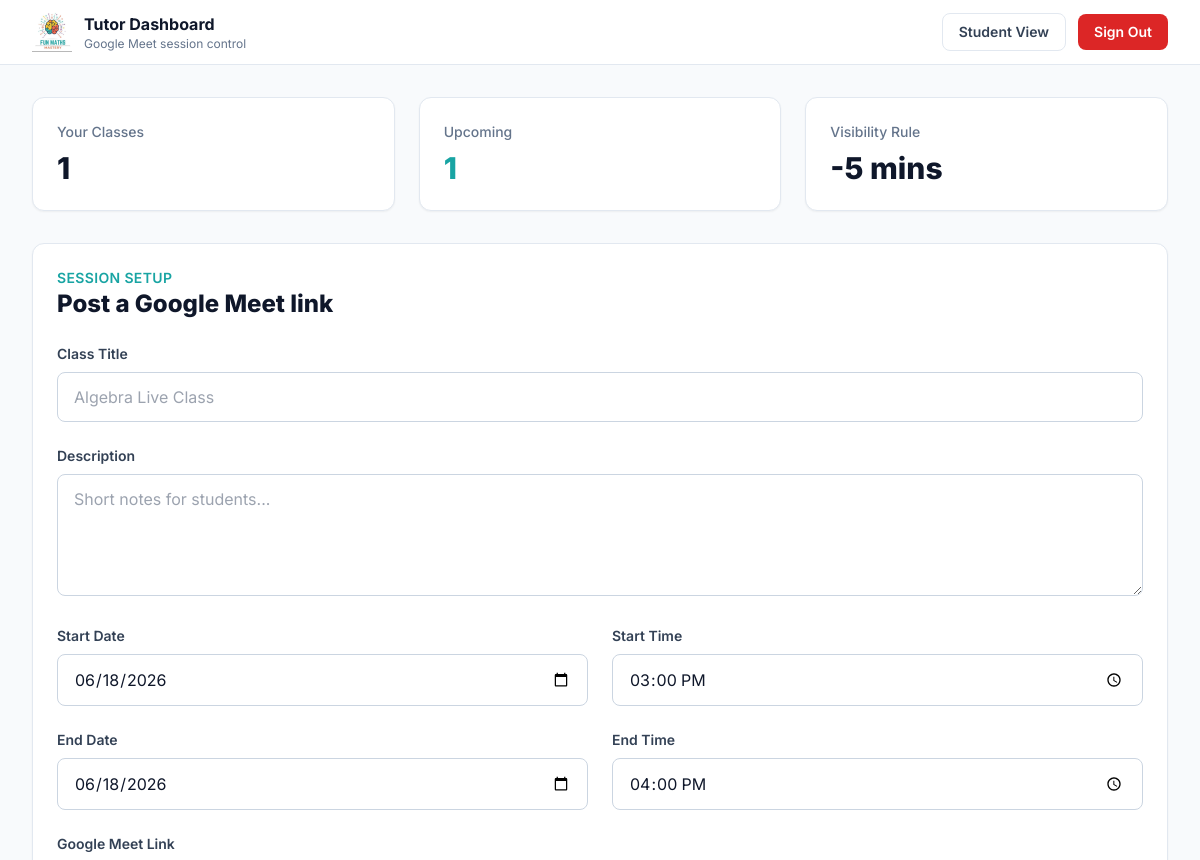
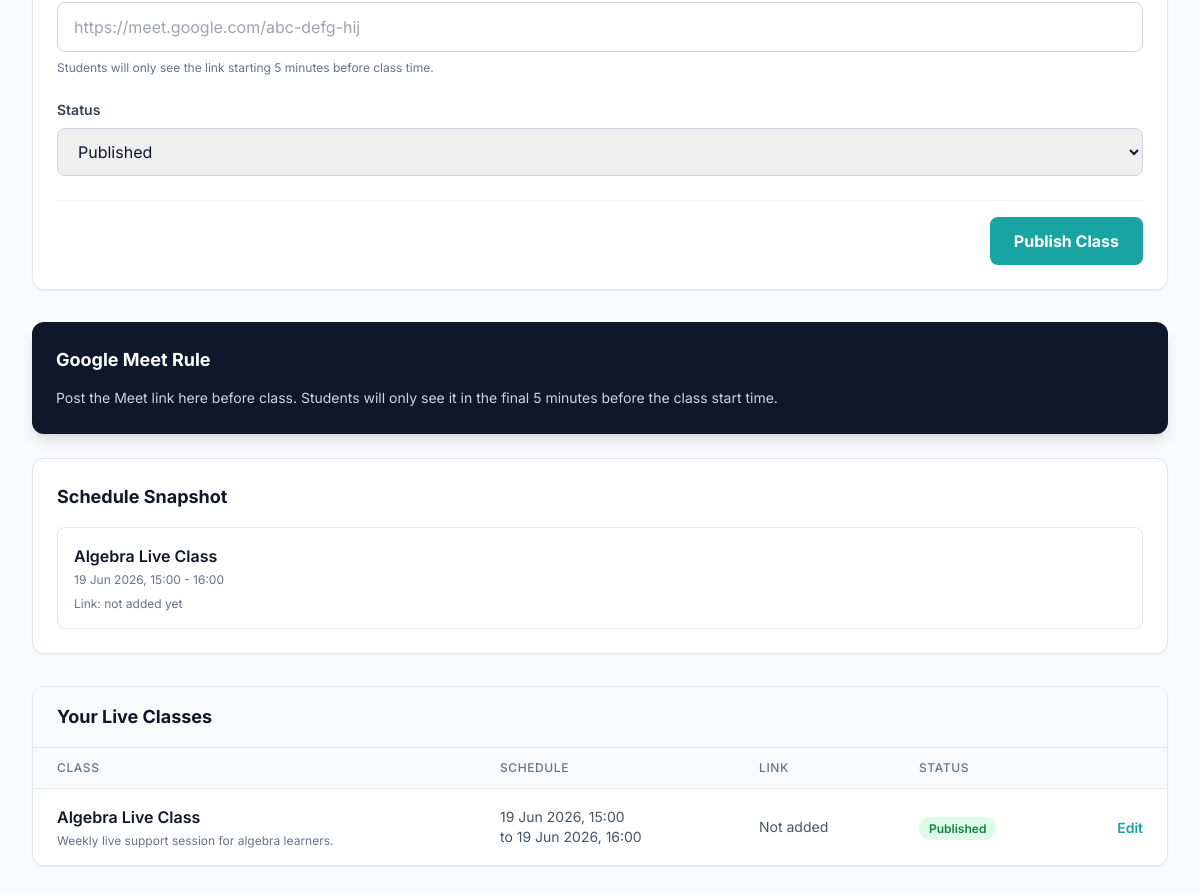
Page /app/tutor-dashboard.php (signed in) on the committed database (2 pictures, top to bottom).
### tables this page shows
CREATE TABLE live_classes (
            id INTEGER PRIMARY KEY AUTOINCREMENT,
            tutor_id INTEGER NOT NULL,
            title TEXT NOT NULL,
            description TEXT,
            start_at DATETIME NOT NULL,
            end_at DATETIME NOT NULL,
            meet_link TEXT DEFAULT NULL,
            status TEXT DEFAULT 'published',
            created_at DATETIME DEFAULT CURRENT_TIMESTAMP,
            updated_at DATETIME DEFAULT CURRENT_TIMESTAMP
        );

### app/config/functions.php (called while the page is built, shortened)
<?php
function h($string) {
    return htmlspecialchars($string, ENT_QUOTES, 'UTF-8');
}
function getLiveClasses($filters = []) {
    global $pdo;
    $sql = "
        SELECT lc.*, u.name AS tutor_name, u.email AS tutor_email
        FROM live_classes lc
        LEFT JOIN users u ON lc.tutor_id = u.id
        WHERE 1=1
    ";
    $params = [];
    if (isset($filters['tutor_id'])) {
        $sql .= " AND lc.tutor_id = ?";
        $params[] = (int) $filters['tutor_id'];
    }
    if (!empty($filters['upcoming_only'])) {
        $sql .= " AND lc.end_at >= datetime('now')";
    }
    $sql .= " ORDER BY lc.start_at ASC, lc.id DESC";
    $stmt = $pdo->prepare($sql);
    $stmt->execute($params);
    return $stmt->fetchAll(PDO::FETCH_ASSOC);
}
    ?>

### app/tutor-dashboard.php (the view, shortened to what this page needs)
<?php
require_once 'config/db.php';
require_once 'config/functions.php';
$role = $_SESSION['role'] ?? 'student';
$userId = (int) ($_SESSION['user_id'] ?? 0);
$isEditing = false;
$editClass = null;
$scopeTutorId = isAdmin() && isset($_GET['tutor_id']) ? (int) $_GET['tutor_id'] : 0;
if (isAdmin() && $scopeTutorId > 0) {
    $upcomingClasses = getLiveClasses([
        'tutor_id' => $scopeTutorId,
        'upcoming_only' => true,
    ]);
    $allClasses = getLiveClasses(['tutor_id' => $scopeTutorId]);
} elseif ($role === 'tutor') {
    $upcomingClasses = getLiveClasses([
        'tutor_id' => $userId,
        'upcoming_only' => true,
    ]);
    $allClasses = getLiveClasses(['tutor_id' => $userId]);
} else {
    $upcomingClasses = getLiveClasses(['upcoming_only' => true]);
    $allClasses = getLiveClasses();
}
$defaultStart = $isEditing ? date('Y-m-d', strtotime($editClass['start_at'])) : date('Y-m-d');
$defaultStartTime = $isEditing ? date('H:i', strtotime($editClass['start_at'])) : '15:00';
$defaultEnd = $isEditing ? date('Y-m-d', strtotime($editClass['end_at'])) : date('Y-m-d');
$defaultEndTime = $isEditing ? date('H:i', strtotime($editClass['end_at'])) : '16:00';
?>
<!DOCTYPE html>
<html lang="en">
<head>
    <script src="https://cdn.tailwindcss.com"></script>
</head>
<body class="bg-slate-50 text-slate-900 font-sans antialiased min-h-screen">
    <header class="bg-white border-b border-slate-200 sticky top-0 z-30">
        <div class="max-w-7xl mx-auto px-4 sm:px-6 lg:px-8 h-16 flex items-center justify-between">
            <a href="tutor-dashboard.php" class="flex items-center gap-3">
                <img src="assets/logo.jpeg" alt="Fun Maths Mastery" class="w-10 h-10">
                <div>
                    <div class="font-bold text-slate-900">Tutor Dashboard</div>
                    <div class="text-xs text-slate-500">Google Meet session control</div>
                </div>
            </a>
            <div class="flex items-center gap-3">
                <a href="tutoring.php" class="px-4 py-2 rounded-lg border border-slate-200 text-sm font-semibold text-slate-700 hover:bg-slate-50">Student View</a>
                <a href="logout.php" class="px-4 py-2 rounded-lg bg-red-600 text-white text-sm font-semibold hover:bg-red-700">Sign Out</a>
            </div>
        </div>
    </header>
    <main class="max-w-7xl mx-auto px-4 sm:px-6 lg:px-8 py-8">
        <section class="grid grid-cols-1 md:grid-cols-3 gap-6 mb-8">
            <div class="bg-white border border-slate-200 rounded-xl p-6 shadow-sm">
                <p class="text-sm font-medium text-slate-500">Your Classes</p>
                <p class="mt-2 text-3xl font-extrabold text-slate-900"><?= count($allClasses) ?></p>
            </div>
            <div class="bg-white border border-slate-200 rounded-xl p-6 shadow-sm">
                <p class="text-sm font-medium text-slate-500">Upcoming</p>
                <p class="mt-2 text-3xl font-extrabold text-brand-600"><?= count($upcomingClasses) ?></p>
            </div>
            <div class="bg-white border border-slate-200 rounded-xl p-6 shadow-sm">
                <p class="text-sm font-medium text-slate-500">Visibility Rule</p>
                <p class="mt-2 text-3xl font-extrabold text-slate-900">-5 mins</p>
            </div>
        </section>
        <section class="grid grid-cols-1 xl:grid-cols-3 gap-8">
            <div class="xl:col-span-2 bg-white border border-slate-200 rounded-xl shadow-sm p-6">
                <div class="flex items-center justify-between gap-4 mb-6">
                    <div>
                        <p class="text-sm font-semibold uppercase tracking-wide text-brand-600">Session Setup</p>
                        <h1 class="text-2xl font-extrabold text-slate-900"><?= $isEditing ? 'Edit live class' : 'Post a Google Meet link' ?></h1>
                    </div>
                </div>
                <form method="POST" class="space-y-6">
                    <div>
                        <label class="block text-sm font-semibold text-slate-700 mb-2">Class Title</label>
                        <input type="text" name="title" value="<?= $isEditing ? h($editClass['title']) : '' ?>" class="w-full px-4 py-3 rounded-lg border border-slate-300 focus:ring-2 focus:ring-brand-600 outline-none" placeholder="Algebra Live Class" required>
                    </div>
                    <div>
                        <label class="block text-sm font-semibold text-slate-700 mb-2">Description</label>
                        <textarea name="description" rows="4" class="w-full px-4 py-3 rounded-lg border border-slate-300 focus:ring-2 focus:ring-brand-600 outline-none" placeholder="Short notes for students..."><?= $isEditing ? h($editClass['description']) : '' ?></textarea>
                    </div>
                    <div class="grid grid-cols-1 md:grid-cols-2 gap-6">
                        <div>
                            <label class="block text-sm font-semibold text-slate-700 mb-2">Start Date</label>
                            <input type="date" name="start_date" value="<?= h($defaultStart) ?>" class="w-full px-4 py-3 rounded-lg border border-slate-300 focus:ring-2 focus:ring-brand-600 outline-none" required>
                        </div>
                        <div>
                            <label class="block text-sm font-semibold text-slate-700 mb-2">Start Time</label>
                            <input type="time" name="start_time" value="<?= h($defaultStartTime) ?>" class="w-full px-4 py-3 rounded-lg border border-slate-300 focus:ring-2 focus:ring-brand-600 outline-none" required>
                        </div>
                        <div>
                            <label class="block text-sm font-semibold text-slate-700 mb-2">End Date</label>
                            <input type="date" name="end_date" value="<?= h($defaultEnd) ?>" class="w-full px-4 py-3 rounded-lg border border-slate-300 focus:ring-2 focus:ring-brand-600 outline-none" required>
                        </div>
                        <div>
                            <label class="block text-sm font-semibold text-slate-700 mb-2">End Time</label>
                            <input type="time" name="end_time" value="<?= h($defaultEndTime) ?>" class="w-full px-4 py-3 rounded-lg border border-slate-300 focus:ring-2 focus:ring-brand-600 outline-none" required>
                        </div>
                    </div>
                    <div>
                        <label class="block text-sm font-semibold text-slate-700 mb-2">Google Meet Link</label>
                        <input
                            type="url"
                            name="meet_link"
                            value="<?= $isEditing ? h($editClass['meet_link']) : '' ?>"
                            class="w-full px-4 py-3 rounded-lg border border-slate-300 focus:ring-2 focus:ring-brand-600 outline-none"
                            placeholder="https://meet.google.com/abc-defg-hij"
                        >
                        <p class="text-xs text-slate-500 mt-2">Students will only see the link starting 5 minutes before class time.</p>
                    </div>
                    <div>
                        <label class="block text-sm font-semibold text-slate-700 mb-2">Status</label>
                        <select name="status" class="w-full px-4 py-3 rounded-lg border border-slate-300 focus:ring-2 focus:ring-brand-600 outline-none">
                            <option value="published" <?= !$isEditing || ($editClass['status'] ?? '') === 'published' ? 'selected' : '' ?>>Published</option>
                        </select>
                    </div>
                    <div class="pt-4 border-t border-slate-100 flex justify-end">
                        <button type="submit" class="px-6 py-3 bg-brand-600 text-white font-bold rounded-lg hover:bg-brand-700 transition-colors shadow-sm">
                            <?= $isEditing ? 'Update Class' : 'Publish Class' ?>
                        </button>
                    </div>
                </form>
            </div>
            <aside class="space-y-6">
                <div class="bg-slate-900 text-white rounded-xl shadow-lg p-6">
                    <h2 class="text-lg font-bold text-brand-400">Google Meet Rule</h2>
                    <p class="mt-3 text-sm leading-6 text-slate-300">
                        Post the Meet link here before class. Students will only see it in the final 5 minutes before the class start time.
                    </p>
                </div>
                <div class="bg-white border border-slate-200 rounded-xl shadow-sm p-6">
                    <h2 class="text-lg font-bold text-slate-900 mb-4">Schedule Snapshot</h2>
                    <div class="space-y-3">
                        <?php if (empty($upcomingClasses)): ?>
                            <p class="text-sm text-slate-500">No upcoming classes yet.</p>
                        <?php else: ?>
                            <?php foreach (array_slice($upcomingClasses, 0, 4) as $class): ?>
                                <div class="rounded-lg border border-slate-200 p-4">
                                    <div class="font-semibold text-slate-900"><?= h($class['title']) ?></div>
                                    <div class="text-xs text-slate-500 mt-1"><?= date('d M Y, H:i', strtotime($class['start_at'])) ?> - <?= date('H:i', strtotime($class['end_at'])) ?></div>
                                    <div class="text-xs text-slate-500 mt-2">
                                        Link: <?= $class['meet_link'] ? 'saved' : 'not added yet' ?>
                                    </div>
                                </div>
                            <?php endforeach; ?>
                        <?php endif; ?>
                    </div>
                </div>
            </aside>
        </section>
        <section class="mt-8 bg-white border border-slate-200 rounded-xl shadow-sm overflow-hidden">
            <div class="px-6 py-4 border-b border-slate-200 bg-slate-50">
                <h2 class="text-lg font-bold text-slate-900">Your Live Classes</h2>
            </div>
            <div class="overflow-x-auto">
                <table class="min-w-full divide-y divide-slate-200">
                    <thead class="bg-slate-50">
                        <tr>
                            <th class="px-6 py-3 text-left text-xs font-medium text-slate-500 uppercase tracking-wider">Class</th>
                            <th class="px-6 py-3 text-left text-xs font-medium text-slate-500 uppercase tracking-wider">Schedule</th>
                            <th class="px-6 py-3 text-left text-xs font-medium text-slate-500 uppercase tracking-wider">Link</th>
                            <th class="px-6 py-3 text-left text-xs font-medium text-slate-500 uppercase tracking-wider">Status</th>
                            <th class="px-6 py-3"></th>
                        </tr>
                    </thead>
                    <tbody class="bg-white divide-y divide-slate-100">
                        <?php if (empty($allClasses)): ?>
                            <tr>
                                <td colspan="5" class="px-6 py-8 text-center text-slate-500">No classes created yet.</td>
                            </tr>
                        <?php else: ?>
                            <?php foreach ($allClasses as $class): ?>
                                <tr>
                                    <td class="px-6 py-4">
                                        <div class="font-semibold text-slate-900"><?= h($class['title']) ?></div>
                                        <div class="text-xs text-slate-500 mt-1"><?= h($class['description'] ?: 'No description added.') ?></div>
                                    </td>
                                    <td class="px-6 py-4 text-sm text-slate-600">
                                        <?= date('d M Y, H:i', strtotime($class['start_at'])) ?><br>
                                        to <?= date('d M Y, H:i', strtotime($class['end_at'])) ?>
                                    </td>
                                    <td class="px-6 py-4 text-sm text-slate-600">
                                        <?= $class['meet_link'] ? (isGoogleMeetUrl($class['meet_link']) ? 'Google Meet saved' : 'Invalid link') : 'Not added' ?>
                                    </td>
                                    <td class="px-6 py-4">
                                        <span class="px-2.5 py-1 rounded-full text-xs font-semibold <?= $class['status'] === 'published' ? 'bg-green-100 text-green-700' : ($class['status'] === 'draft' ? 'bg-amber-100 text-amber-700' : 'bg-slate-100 text-slate-700') ?>">
                                            <?= ucfirst($class['status']) ?>
                                        </span>
                                    </td>
                                    <td class="px-6 py-4 text-right">
                                        <a href="tutor-dashboard.php?edit=<?= (int) $class['id'] ?>" class="text-sm font-semibold text-brand-600 hover:text-brand-700">Edit</a>
                                    </td>
                                </tr>
                            <?php endforeach; ?>
                        <?php endif; ?>
                    </tbody>
                </table>
            </div>
        </section>
    </main>
</body>
</html>

### rows in the picture
live_classes: title "Algebra Live Class", start_at "19 Jun 2026, 15:00", end_at "16:00", meet_link "not added yet", description "Weekly live support session for algebra learners.", end_at "19 Jun 2026, 16:00", status "Published"

### other values in the picture
count($allClasses) "1"
count($upcomingClasses) "1"
